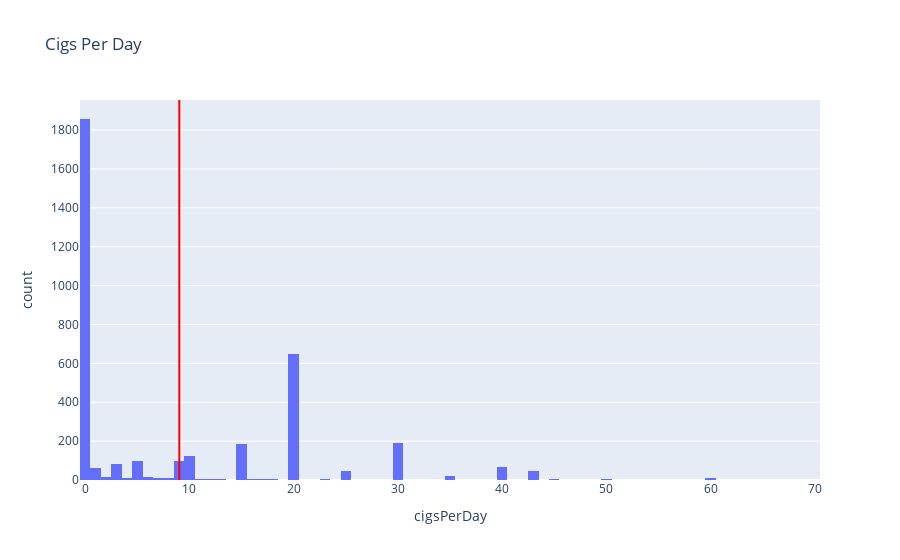

The notebook cell saved with this chart:
### Code cell
plt = px.histogram(df_cleaned, x='cigsPerDay', title='Cigs Per Day')
plt.add_vline(df_cleaned['cigsPerDay'].mean(), line_color='red')
plt.show()

### Figure 1 — Plotly figure (JSON) as saved in the notebook; plotly's stock layout.template omitted (floating-point values rounded to 4 significant figures; data arrays with more than 128 entries replaced by an {"elided": "..."} marker saying what was removed)
{"data": [{"alignmentgroup": "True", "bingroup": "x", "hovertemplate": "cigsPerDay=%{x}<br>count=%{y}<extra></extra>", "legendgroup": "", "marker": {"color": "#636efa", "pattern": {"shape": ""}}, "name": "", "offsetgroup": "", "orientation": "v", "showlegend": false, "type": "histogram", "x": {"elided": "3637 int values"}, "xaxis": "x", "yaxis": "y"}], "layout": {"barmode": "relative", "legend": {"tracegroupgap": 0}, "shapes": [{"line": {"color": "red"}, "type": "line", "x0": 9.028, "x1": 9.028, "xref": "x", "y0": 0, "y1": 1, "yref": "y domain"}], "title": {"text": "Cigs Per Day"}, "xaxis": {"anchor": "y", "domain": [0, 1], "title": {"text": "cigsPerDay"}}, "yaxis": {"anchor": "x", "domain": [0, 1], "title": {"text": "count"}}}}
